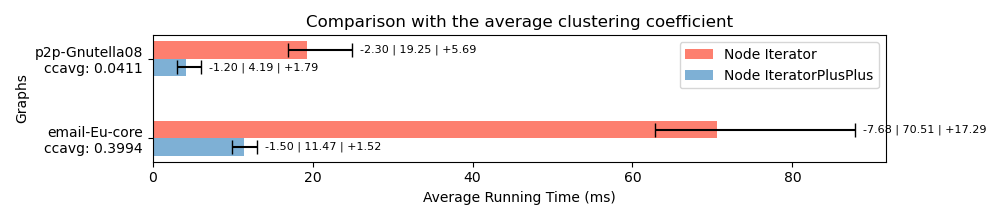

The script that saved this image:
import os
import matplotlib.pyplot as plt

nodeIterator = [19.2519, 70.5131]
nodeIteratorplusplus = [4.19233, 11.4716]
ni_min = [16.9545, 62.8328]
ni_max = [24.9378, 87.8006]
nipp_min = [2.9886, 9.9733]
nipp_max = [5.9856, 12.9889]

inputs = [f'p2p-Gnutella08\nccavg: {0.0411}', f'email-Eu-core\nccavg: {0.3994}']

bar_width = 0.22
index = range(len(inputs))

fig, ax = plt.subplots(figsize=(10, 2.2), dpi=100)

alg1_bars = ax.barh(index, nodeIterator, bar_width, color="#fd7f6f", label='Node Iterator')

for i, (v, vmin, vmax) in enumerate(zip(nodeIterator, ni_min, ni_max)):
    ax.errorbar(v, i, xerr=[[v - vmin], [vmax - v]], fmt='', color='black', markersize=5, capsize=5)

alg2_bars = ax.barh([i + bar_width for i in index], nodeIteratorplusplus, bar_width, color="#7eb0d5", label='Node IteratorPlusPlus')

for i, (v, vmin, vmax) in enumerate(zip(nodeIteratorplusplus, nipp_min, nipp_max)):
    ax.errorbar(v, i + bar_width, xerr=[[v - vmin], [vmax - v]], fmt='', color='black', markersize=5, capsize=5)

ax.set_xlabel('Average Running Time (ms)')
ax.set_ylabel('Graphs')
ax.set_yticks([i + bar_width / 2 for i in index])
ax.set_yticklabels(inputs)
ax.invert_yaxis()
ax.legend()

for i, (v, vmin, vmax) in enumerate(zip(nodeIterator, ni_min, ni_max)):
    ax.text(vmax + 1, i, f'-{v-vmin:.2f} | {v:.2f} | +{vmax-v:.2f}', va='center', fontsize=8)
for i, (v, vmin, vmax) in enumerate(zip(nodeIteratorplusplus, nipp_min, nipp_max)):
    ax.text(vmax + 1, i + bar_width, f'-{v-vmin:.2f} | {v:.2f} | +{vmax-v:.2f}', va='center', fontsize=8)

ax.set_xlim(right=max(nodeIterator + nodeIteratorplusplus) * 1.3)

plt.subplots_adjust(right=0.9)

plt.title('Comparison with the average clustering coefficient')
plt.tight_layout()

script_dir = os.path.dirname(os.path.abspath(__file__))
plt.savefig(os.path.join(script_dir, 'Gnutella08VsEmailEuCore.png'))

plt.show()
